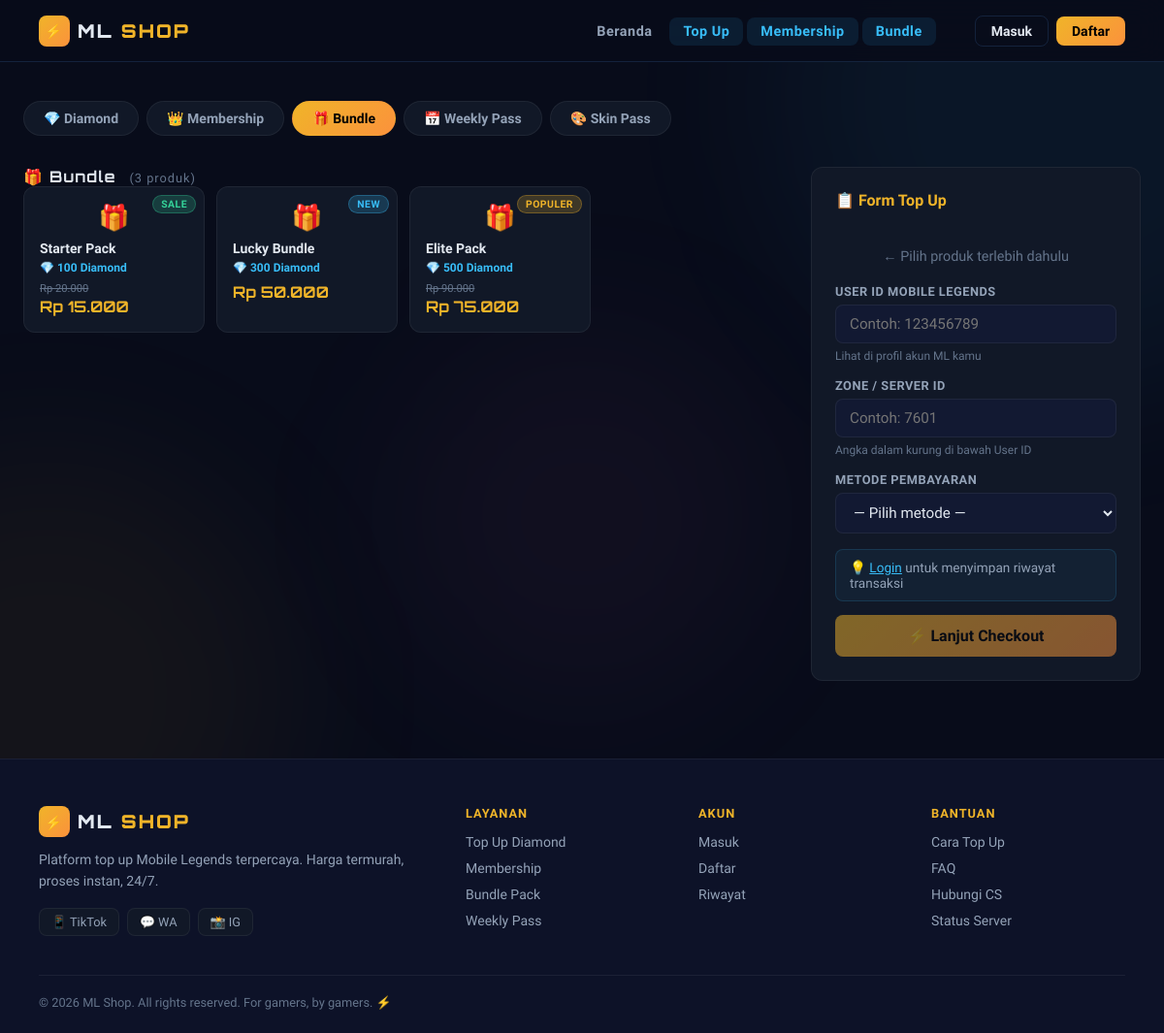
Page /pages/topup.php?cat=bundle on the committed database.
### tables this page shows
CREATE TABLE categories (
    id INT AUTO_INCREMENT PRIMARY KEY,
    name VARCHAR(50) NOT NULL,
    slug VARCHAR(50) UNIQUE NOT NULL,
    icon VARCHAR(10),
    sort_order INT DEFAULT 0
);

CREATE TABLE products (
    id INT AUTO_INCREMENT PRIMARY KEY,
    category_id INT NOT NULL,
    name VARCHAR(100) NOT NULL,
    description TEXT,
    diamond_amount INT DEFAULT 0,
    price DECIMAL(10,2) NOT NULL,
    original_price DECIMAL(10,2),
    badge VARCHAR(30),        
    is_active TINYINT(1) DEFAULT 1,
    sort_order INT DEFAULT 0,
    created_at TIMESTAMP DEFAULT CURRENT_TIMESTAMP,
    FOREIGN KEY (category_id) REFERENCES categories(id)
);

### config/session.php (called while the page is built, shortened)
<?php
function isLoggedIn(): bool {
    return isset($_SESSION['user_id']);
}

### pages/topup.php (the view, shortened to what this page needs)
<?php
require_once __DIR__ . '/../config/db.php';
require_once __DIR__ . '/../config/session.php';
$catSlug    = $_GET['cat'] ?? 'diamond';
$categories = $pdo->query("SELECT * FROM categories ORDER BY sort_order")->fetchAll();
$activeCat = null;
foreach ($categories as $c) {
    if ($c['slug'] === $catSlug) { $activeCat = $c; break; }
}
$stmt = $pdo->prepare("
    SELECT p.*, c.name AS cat_name, c.slug AS cat_slug
    FROM products p
    JOIN categories c ON p.category_id = c.id
    WHERE p.is_active = 1 AND c.slug = ?
    ORDER BY p.price ASC
");
$stmt->execute([$catSlug]);
$products = $stmt->fetchAll();
$selectedProduct = null;
require_once __DIR__ . '/../includes/header.php';
?>
<?php require_once __DIR__ . '/../includes/navbar.php'; ?>
<main class="container topup-page">
  <div class="cat-tabs">
    <?php foreach ($categories as $cat): ?>
    <a href="?cat=<?= $cat['slug'] ?>"
       class="cat-tab <?= $cat['slug'] === $catSlug ? 'active' : '' ?>">
      <?= $cat['icon'] ?> <?= htmlspecialchars($cat['name']) ?>
    </a>
    <?php endforeach; ?>
  </div>
  <div class="topup-layout">
    <div class="topup-left">
      <div class="section-title">
        <?= $activeCat['icon'] ?> <?= htmlspecialchars($activeCat['name']) ?>
        <span class="product-count">(<?= count($products) ?> produk)</span>
      </div>
      <div class="product-grid">
        <?php foreach ($products as $p): ?>
        <div class="product-card <?= $selectedProduct && $selectedProduct['id'] == $p['id'] ? 'selected' : '' ?>"
             onclick="selectProduct(<?= $p['id'] ?>, '<?= addslashes($p['name']) ?>', <?= $p['price'] ?>, '<?= addslashes($p['description']) ?>', <?= $p['diamond_amount'] ?>)">
          <?php if ($p['badge']): ?>
            <div class="product-badge badge-<?= strtolower(str_replace(' ', '-', $p['badge'])) ?>"><?= $p['badge'] ?></div>
          <?php endif; ?>
          <div class="product-icon">
            <?= $catSlug === 'diamond' ? '💎' : ($catSlug === 'membership' ? '👑' : ($catSlug === 'bundle' ? '🎁' : ($catSlug === 'weekly' ? '📅' : '🎨'))) ?>
          </div>
          <div class="product-info">
            <div class="product-name"><?= htmlspecialchars($p['name']) ?></div>
            <?php if ($p['diamond_amount'] > 0): ?>
              <div class="product-diamonds">💎 <?= number_format($p['diamond_amount']) ?> Diamond</div>
            <?php endif; ?>
            <div class="product-price">
              <?php if ($p['original_price']): ?>
                <span class="price-old">Rp <?= number_format($p['original_price'], 0, ',', '.') ?></span>
              <?php endif; ?>
              <span class="price-now">Rp <?= number_format($p['price'], 0, ',', '.') ?></span>
            </div>
          </div>
        </div>
        <?php endforeach; ?>
      </div>
    </div>
    <div class="topup-right" id="orderPanel">
      <div class="order-card">
        <h3>📋 Form Top Up</h3>
        <div id="noProductMsg" class="no-product-msg">
          ← Pilih produk terlebih dahulu
        </div>
        <form method="POST" action="/pages/checkout.php" id="orderForm">
          <div class="form-group">
            <label>User ID Mobile Legends</label>
            <input type="text" name="ml_user_id" id="mlUserId" placeholder="Contoh: 123456789"
                   value="<?= htmlspecialchars($_POST['ml_user_id'] ?? '') ?>" required pattern="[0-9]+" title="Angka saja">
            <small>Lihat di profil akun ML kamu</small>
          </div>
          <div class="form-group">
            <label>Zone / Server ID</label>
            <input type="text" name="ml_server_id" id="mlServerId" placeholder="Contoh: 7601"
                   value="<?= htmlspecialchars($_POST['ml_server_id'] ?? '') ?>" required pattern="[0-9]+" title="Angka saja">
            <small>Angka dalam kurung di bawah User ID</small>
          </div>
          <div class="form-group">
            <label>Metode Pembayaran</label>
            <select name="payment_method" required>
              <option value="">— Pilih metode —</option>
            </select>
          </div>
          <?php if (!isLoggedIn()): ?>
          <div class="guest-notice">
            💡 <a href="/auth/login.php">Login</a> untuk menyimpan riwayat transaksi
          </div>
          <?php endif; ?>
          <button type="submit" class="btn-primary btn-block btn-order" id="submitBtn" disabled>
            ⚡ Lanjut Checkout
          </button>
        </form>
      </div>
    </div>
  </div>
</main>
<?php require_once __DIR__ . '/../includes/footer.php'; ?>

### rows in the picture
categories: icon "💎", name "Diamond"
categories: icon "👑", name "Membership"
categories: icon "🎁", name "Bundle"
categories: icon "📅", name "Weekly Pass"
categories: icon "🎨", name "Skin Pass"
products: badge "SALE", name "Starter Pack", diamond_amount "100", original_price "20.000", price "15.000"
products: badge "NEW", name "Lucky Bundle", diamond_amount "300", price "50.000"
products: badge "POPULER", name "Elite Pack", diamond_amount "500", original_price "90.000", price "75.000"

### other values in the picture
count($products) "3"
